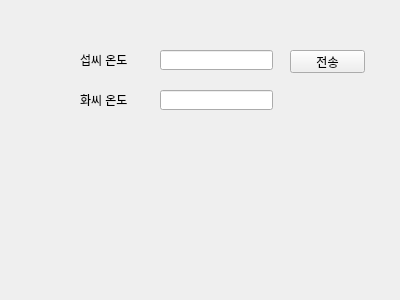
<?xml version="1.0" encoding="UTF-8"?>
<ui version="4.0">
 <class>Form</class>
 <widget class="QWidget" name="Form">
  <property name="geometry">
   <rect>
    <x>0</x>
    <y>0</y>
    <width>400</width>
    <height>300</height>
   </rect>
  </property>
  <property name="windowTitle">
   <string>Form</string>
  </property>
  <widget class="QPushButton" name="calc_button">
   <property name="geometry">
    <rect>
     <x>290</x>
     <y>50</y>
     <width>75</width>
     <height>23</height>
    </rect>
   </property>
   <property name="text">
    <string>전송</string>
   </property>
  </widget>
  <widget class="QLineEdit" name="entry1">
   <property name="geometry">
    <rect>
     <x>160</x>
     <y>50</y>
     <width>113</width>
     <height>20</height>
    </rect>
   </property>
  </widget>
  <widget class="QLineEdit" name="entry2">
   <property name="geometry">
    <rect>
     <x>160</x>
     <y>90</y>
     <width>113</width>
     <height>20</height>
    </rect>
   </property>
  </widget>
  <widget class="QLabel" name="label">
   <property name="geometry">
    <rect>
     <x>80</x>
     <y>54</y>
     <width>56</width>
     <height>12</height>
    </rect>
   </property>
   <property name="text">
    <string>섭씨 온도</string>
   </property>
  </widget>
  <widget class="QLabel" name="label_2">
   <property name="geometry">
    <rect>
     <x>80</x>
     <y>94</y>
     <width>56</width>
     <height>12</height>
    </rect>
   </property>
   <property name="text">
    <string>화씨 온도</string>
   </property>
  </widget>
 </widget>
 <resources/>
 <connections/>
</ui>
